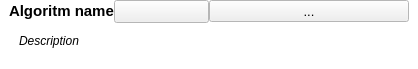
<?xml version="1.0" encoding="UTF-8"?>
<ui version="4.0">
 <class>WidgetAlgorithmLeafItem</class>
 <widget class="QWidget" name="WidgetAlgorithmLeafItem">
  <property name="geometry">
   <rect>
    <x>0</x>
    <y>0</y>
    <width>418</width>
    <height>69</height>
   </rect>
  </property>
  <property name="palette">
   <palette>
    <active>
     <colorrole role="Base">
      <brush brushstyle="SolidPattern">
       <color alpha="255">
        <red>255</red>
        <green>255</green>
        <blue>255</blue>
       </color>
      </brush>
     </colorrole>
     <colorrole role="Window">
      <brush brushstyle="SolidPattern">
       <color alpha="255">
        <red>255</red>
        <green>255</green>
        <blue>255</blue>
       </color>
      </brush>
     </colorrole>
    </active>
    <inactive>
     <colorrole role="Base">
      <brush brushstyle="SolidPattern">
       <color alpha="255">
        <red>255</red>
        <green>255</green>
        <blue>255</blue>
       </color>
      </brush>
     </colorrole>
     <colorrole role="Window">
      <brush brushstyle="SolidPattern">
       <color alpha="255">
        <red>255</red>
        <green>255</green>
        <blue>255</blue>
       </color>
      </brush>
     </colorrole>
    </inactive>
    <disabled>
     <colorrole role="Base">
      <brush brushstyle="SolidPattern">
       <color alpha="255">
        <red>255</red>
        <green>255</green>
        <blue>255</blue>
       </color>
      </brush>
     </colorrole>
     <colorrole role="Window">
      <brush brushstyle="SolidPattern">
       <color alpha="255">
        <red>255</red>
        <green>255</green>
        <blue>255</blue>
       </color>
      </brush>
     </colorrole>
    </disabled>
   </palette>
  </property>
  <property name="focusPolicy">
   <enum>Qt::TabFocus</enum>
  </property>
  <layout class="QVBoxLayout" name="verticalLayout">
   <property name="leftMargin">
    <number>0</number>
   </property>
   <property name="topMargin">
    <number>0</number>
   </property>
   <property name="rightMargin">
    <number>0</number>
   </property>
   <property name="bottomMargin">
    <number>0</number>
   </property>
   <item>
    <widget class="QFrame" name="frame">
     <property name="maximumSize">
      <size>
       <width>16777215</width>
       <height>70</height>
      </size>
     </property>
     <property name="font">
      <font>
       <pointsize>10</pointsize>
      </font>
     </property>
     <property name="frameShape">
      <enum>QFrame::NoFrame</enum>
     </property>
     <property name="frameShadow">
      <enum>QFrame::Raised</enum>
     </property>
     <layout class="QVBoxLayout" name="verticalLayout_2" stretch="1,0">
      <property name="spacing">
       <number>0</number>
      </property>
      <property name="topMargin">
       <number>0</number>
      </property>
      <property name="bottomMargin">
       <number>10</number>
      </property>
      <item>
       <layout class="QHBoxLayout" name="horizontalLayout" stretch="0,0,1">
        <item>
         <widget class="QLabel" name="labelAlgorithmName">
          <property name="font">
           <font>
            <pointsize>11</pointsize>
            <weight>75</weight>
            <bold>true</bold>
           </font>
          </property>
          <property name="text">
           <string>Algoritm name</string>
          </property>
          <property name="wordWrap">
           <bool>true</bool>
          </property>
          <property name="textInteractionFlags">
           <set>Qt::LinksAccessibleByMouse|Qt::TextSelectableByKeyboard|Qt::TextSelectableByMouse</set>
          </property>
         </widget>
        </item>
        <item>
         <widget class="QPushButton" name="pushButton">
          <property name="minimumSize">
           <size>
            <width>0</width>
            <height>0</height>
           </size>
          </property>
          <property name="maximumSize">
           <size>
            <width>200</width>
            <height>16777215</height>
           </size>
          </property>
          <property name="text">
           <string/>
          </property>
         </widget>
        </item>
        <item>
         <widget class="QToolButton" name="toolButtonAlgorithmRun">
          <property name="sizePolicy">
           <sizepolicy hsizetype="Minimum" vsizetype="Fixed">
            <horstretch>0</horstretch>
            <verstretch>0</verstretch>
           </sizepolicy>
          </property>
          <property name="minimumSize">
           <size>
            <width>0</width>
            <height>0</height>
           </size>
          </property>
          <property name="maximumSize">
           <size>
            <width>200</width>
            <height>16777215</height>
           </size>
          </property>
          <property name="text">
           <string>...</string>
          </property>
         </widget>
        </item>
       </layout>
      </item>
      <item>
       <layout class="QHBoxLayout" name="horizontalLayout_2">
        <item>
         <spacer name="horizontalSpacer">
          <property name="orientation">
           <enum>Qt::Horizontal</enum>
          </property>
          <property name="sizeType">
           <enum>QSizePolicy::Fixed</enum>
          </property>
          <property name="sizeHint" stdset="0">
           <size>
            <width>10</width>
            <height>20</height>
           </size>
          </property>
         </spacer>
        </item>
        <item>
         <widget class="QLabel" name="labelDescription">
          <property name="font">
           <font>
            <pointsize>9</pointsize>
            <italic>true</italic>
           </font>
          </property>
          <property name="text">
           <string>Description</string>
          </property>
          <property name="wordWrap">
           <bool>false</bool>
          </property>
          <property name="textInteractionFlags">
           <set>Qt::LinksAccessibleByMouse|Qt::TextSelectableByKeyboard|Qt::TextSelectableByMouse</set>
          </property>
         </widget>
        </item>
       </layout>
      </item>
     </layout>
    </widget>
   </item>
  </layout>
 </widget>
 <resources/>
 <connections/>
</ui>
